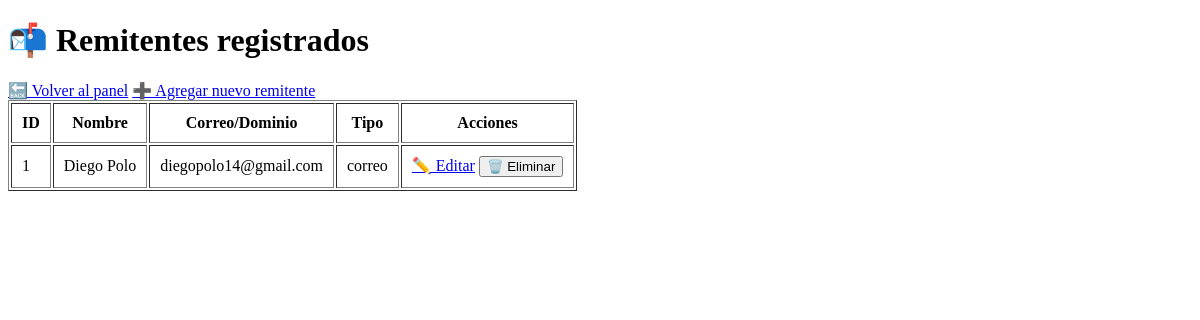
Page /remitentes/ (signed in) on the earlier database version.
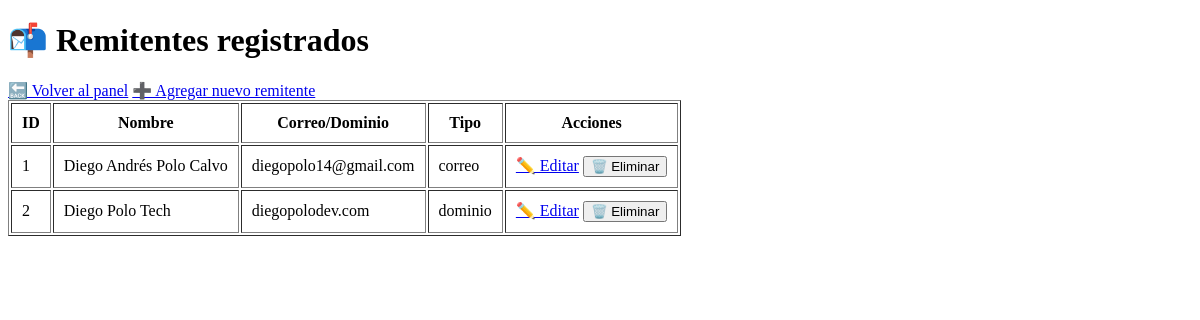
Same page on the later database version.
### app/models.py (models this page shows)
class Remitente(db.Model):
    __tablename__ = 'remitentes'
    id = db.Column(db.Integer, primary_key=True)
    email = db.Column(db.String(255), nullable=False)
    nombre = db.Column(db.String(255), nullable=True)
    activo = db.Column(db.Boolean, default=True)
    tipo = db.Column(db.String(50), nullable=False)  # puede ser 'correo' o 'dominio'
    destinatarios = db.relationship(
        'Destinatario',
        secondary=remitente_destinatario,
        back_populates='remitentes'
    )

### app/routes/remitentes.py (the view)
@remitentes_bp.route("/")
@login_required
def lista_remitentes():
    remitentes =  Remitente.query.filter_by(activo=True).all()
    return render_template("remitentes/remitentes.html", remitentes=remitentes)

### app/routes/main.py (called while the page is built)
@login_manager.user_loader
def load_user(user_id):
    return Usuario.query.get(int(user_id))

### app/templates/remitentes/remitentes.html (shortened to what this page needs)
<!DOCTYPE html>
<html lang="es">
<head>
</head>
<body>
    <h1>📬 Remitentes registrados</h1>
    <a href="{{ url_for('main.panel') }}">🔙 Volver al panel</a>
    <a href="{{ url_for('remitentes.agregar_remitente') }}">➕ Agregar nuevo remitente</a>
    <table border="1" cellpadding="10">
        <thead>
            <tr>
                <th>ID</th>
                <th>Nombre</th>
                <th>Correo/Dominio</th>
                <th>Tipo</th>
                <th>Acciones</th>
            </tr>
        </thead>
        <tbody>
            {% for remitente in remitentes %}
                <tr>
                    <td>{{ remitente.id }}</td>
                    <td>{{ remitente.nombre }}</td>
                    <td>{{ remitente.email }}</td>
                    <td>{{ remitente.tipo }}</td>
                    <td>
                        <a href="{{ url_for('remitentes.editar_remitente', id=remitente.id) }}">✏️ Editar</a>
                        <form action="{{ url_for('remitentes.eliminar_remitente_route', id=remitente.id) }}" method="POST" style="display:inline;" onsubmit="return confirm('¿Eliminar este remitente?');">
                            <button type="submit">🗑️ Eliminar</button>
                        </form>
                    </td>
                </tr>
            {% endfor %}
        </tbody>
    </table>
</body>
</html>

Differences in the rows shown:
changed Remitente "diegopolo14@gmail.com": nombre "Diego Polo" → "Diego Andrés Polo Calvo"
added Remitente: id "2", nombre "Diego Polo Tech", email "diegopolodev.com", tipo "dominio"
